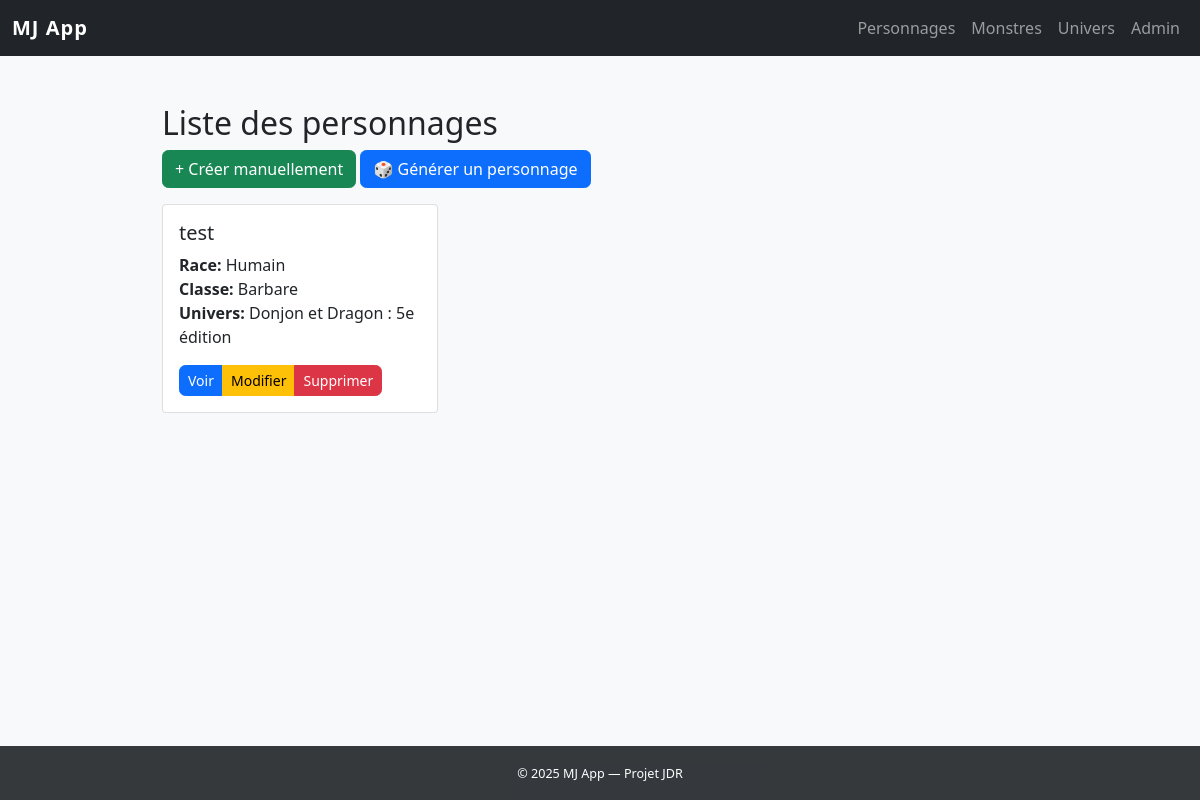
Before: /characters/ with the older database file.
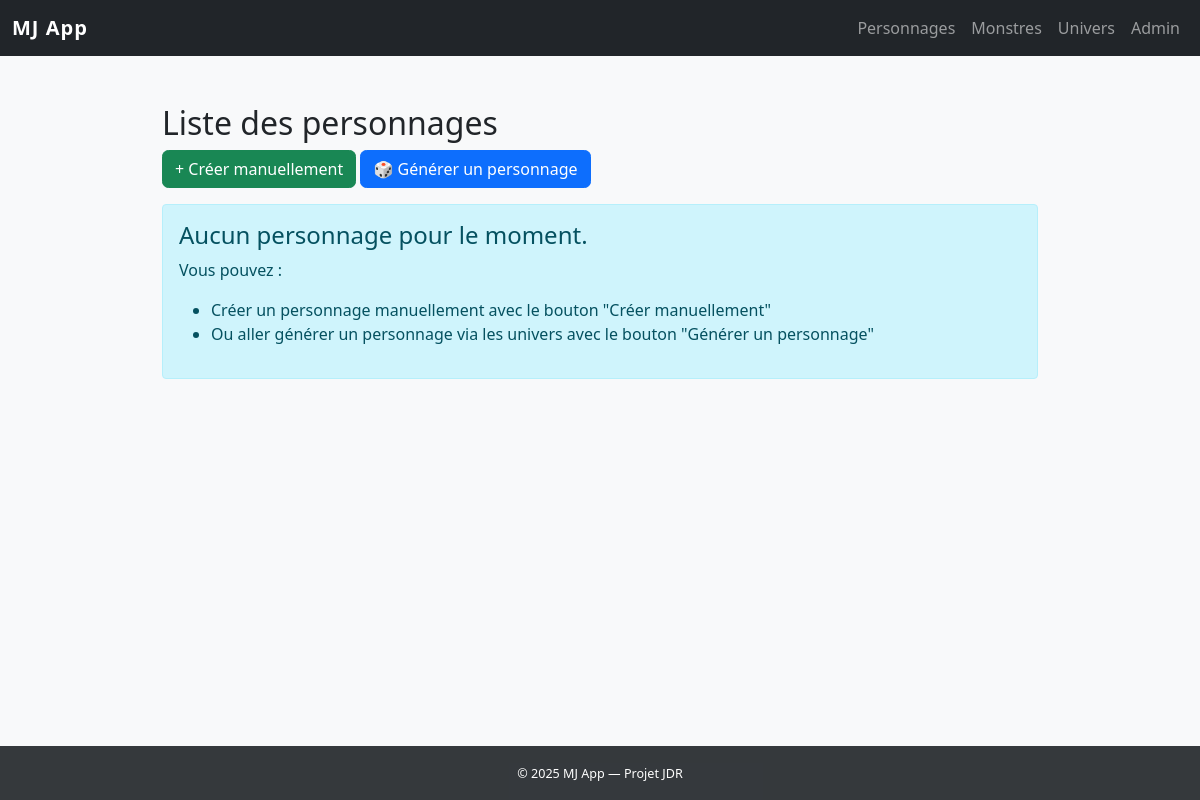
After: the same page with the newer database file.
### characters/models.py (models this page shows, shortened)
class Character(models.Model):
    owner = models.ForeignKey(User, on_delete=models.SET_NULL, null=True, blank=True)
    universe = models.ForeignKey(Universe, on_delete=models.CASCADE, related_name='characters')
    name = models.CharField(max_length=120)
    race = models.CharField(max_length=80, blank=True)
    char_class = models.CharField(max_length=80, blank=True)
    level = models.IntegerField(default=1)
    strength = models.IntegerField(default=10)
    dexterity = models.IntegerField(default=10)
    constitution = models.IntegerField(default=10)
    intelligence = models.IntegerField(default=10)
    wisdom = models.IntegerField(default=10)
    charisma = models.IntegerField(default=10)
    dnd_background = models.CharField(max_length=80, blank=True, verbose_name="Historique D&D")
    background_story = models.TextField(blank=True, verbose_name="Histoire personnelle")
    description = models.TextField(blank=True)
    skills = models.JSONField(default=dict, blank=True, help_text="Compétences et leurs bonus")
    equipment = models.JSONField(default=list, blank=True, help_text="Liste d'équipements")
    features = models.JSONField(default=list, blank=True, help_text="Traits raciaux, capacités de classe, etc.")
    languages = models.JSONField(default=list, blank=True, help_text="Langues parlées")
    created_at = models.DateTimeField(auto_now_add=True)
    class Meta:
        ordering = ['name']

### universes/models.py (models this page shows, shortened)
class Universe(models.Model):
    name = models.CharField(max_length=100, unique=True)
    description = models.TextField(blank=True)
    system = models.CharField(max_length=100, help_text="Ex: D&D 5e, Appel de Cthulu, Pathfinder...")
    created_at = models.DateTimeField(auto_now_add=True)
    creation_rules = models.JSONField(blank=True, null=True, default=dict, help_text="JSON définissant les règles de création de personnages pour cet univers")

### characters/views.py (the view)
# urls.py: path('', views.character_list, name='character_list'),
def character_list(request):
    characters = Character.objects.all()
    first_universe = Universe.objects.first()
    return render(request, 'characters/character_list.html', {
        'characters': characters,
        'first_universe': first_universe
    })

### templates/characters/character_list.html
{% extends 'base.html' %}
{% block content %}
<h2>Liste des personnages</h2>
<div class="mb-3">
  <a href="{% url 'characters:dnd_manual_creation' 1 %}" class="btn btn-success">+ Créer manuellement</a>
  <a href="{% url 'characters:choose_universe_for_generation' %}" class="btn btn-primary">🎲 Générer un personnage</a>
</div>
<div class="row">
  {% for character in characters %}
  <div class="col-md-6 col-lg-4 mb-3">
    <div class="card">
      <div class="card-body">
        <h5 class="card-title">{{ character.name }}</h5>
        <p class="card-text">
          <strong>Race:</strong> {{ character.race }}<br>
          <strong>Classe:</strong> {{ character.char_class }}<br>
          <strong>Univers:</strong> {{ character.universe.name }}
        </p>
        <div class="btn-group" role="group">
          <a href="{% url 'characters:character_detail' character.pk %}" class="btn btn-primary btn-sm">Voir</a>
          <a href="{% url 'characters:character_update' character.pk %}" class="btn btn-warning btn-sm">Modifier</a>
          <a href="{% url 'characters:character_delete' character.pk %}" class="btn btn-danger btn-sm">Supprimer</a>
        </div>
      </div>
    </div>
  </div>
  {% empty %}
  <div class="col-12">
    <div class="alert alert-info">
      <h4>Aucun personnage pour le moment.</h4>
      <p>Vous pouvez :</p>
      <ul>
        <li>Créer un personnage manuellement avec le bouton "Créer manuellement"</li>
        <li>Ou aller générer un personnage via les univers avec le bouton "Générer un personnage"</li>
      </ul>
    </div>
  </div>
  {% endfor %}
</div>
{% endblock %}

### templates/base.html (shortened to what this page needs)
<!DOCTYPE html>
{% load static %}
<html lang="fr">
<head>
  <link href="https://cdn.jsdelivr.net/npm/bootstrap@5.0.2/dist/css/bootstrap.min.css" rel="stylesheet">
  <link rel="stylesheet" href="https://cdnjs.cloudflare.com/ajax/libs/font-awesome/6.0.0/css/all.min.css">
  <link rel="stylesheet" href="{% static 'css/style.css' %}">
</head>
<body class="bg-light d-flex flex-column min-vh-100">
  <nav class="navbar navbar-expand-lg navbar-dark bg-dark mb-4">
    <div class="container-fluid">
      <a class="navbar-brand fw-bold" href="/">MJ App</a>
      <div class="collapse navbar-collapse" id="navbarNav">
        <ul class="navbar-nav ms-auto">
          <li class="nav-item"><a class="nav-link" href="{% url 'characters:character_list' %}">Personnages</a></li>
          <li class="nav-item"><a class="nav-link" href="{% url 'monsters:monster_list' %}">Monstres</a></li>
          <li class="nav-item"><a class="nav-link" href="{% url 'universes:universe_list' %}">Univers</a></li>
          <li class="nav-item"><a class="nav-link" href="/admin/">Admin</a></li>
        </ul>
      </div>
    </div>
  </nav>
  <main class="container mb-5">
    {% block content %}{% endblock %}
  </main>
  <footer class="bg-dark text-white text-center py-3 mt-auto">
    <small>&copy; 2025 MJ App — Projet JDR</small>
  </footer>
</body>
</html>

### templates/static/css/style.css (style rules this page uses)
body { font-family: 'Segoe UI', Roboto, sans-serif; }
.navbar-brand { letter-spacing: 1px; }
.container { max-width: 900px; }
h2, h3 { margin-top: 1.5rem; }
button, .btn { border-radius: 0.4rem; }
footer { font-size: 0.9rem; opacity: 0.9; }

Changed rows visible on the page:
removed Character: name "test", race "Humain", char_class "Barbare", universe.name "Donjon et Dragon : 5e édition"
Other visible differences:
text now shown: "Aucun personnage pour le moment. Vous pouvez : Créer un personnage manuellement avec le bouton \"Créer manuellement\" Ou aller générer un personnage via les univers avec le bouton \"Générer un personnage\""
